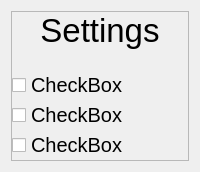
                  <widget class="QWidget" name="page_settings">
                   <layout class="QVBoxLayout" name="verticalLayout_6">
                    <item>
                     <widget class="QFrame" name="frame_3">
                      <property name="minimumSize">
                       <size>
                        <width>0</width>
                        <height>150</height>
                       </size>
                      </property>
                      <property name="frameShape">
                       <enum>QFrame::StyledPanel</enum>
                      </property>
                      <property name="frameShadow">
                       <enum>QFrame::Raised</enum>
                      </property>
                      <layout class="QHBoxLayout" name="horizontalLayout_12">
                       <property name="spacing">
                        <number>0</number>
                       </property>
                       <property name="leftMargin">
                        <number>0</number>
                       </property>
                       <property name="topMargin">
                        <number>0</number>
                       </property>
                       <property name="rightMargin">
                        <number>0</number>
                       </property>
                       <property name="bottomMargin">
                        <number>0</number>
                       </property>
                       <item>
                        <layout class="QVBoxLayout" name="verticalLayout_18">
                         <item>
                          <widget class="QLabel" name="label_5">
                           <property name="font">
                            <font>
                             <pointsize>25</pointsize>
                            </font>
                           </property>
                           <property name="text">
                            <string>Settings</string>
                           </property>
                           <property name="alignment">
                            <set>Qt::AlignHCenter|Qt::AlignTop</set>
                           </property>
                          </widget>
                         </item>
                         <item>
                          <widget class="QCheckBox" name="checkBox_3">
                           <property name="font">
                            <font>
                             <pointsize>15</pointsize>
                            </font>
                           </property>
                           <property name="text">
                            <string>CheckBox</string>
                           </property>
                          </widget>
                         </item>
                         <item>
                          <widget class="QCheckBox" name="checkBox_2">
                           <property name="font">
                            <font>
                             <pointsize>15</pointsize>
                            </font>
                           </property>
                           <property name="text">
                            <string>CheckBox</string>
                           </property>
                          </widget>
                         </item>
                         <item>
                          <widget class="QCheckBox" name="checkBox">
                           <property name="font">
                            <font>
                             <pointsize>15</pointsize>
                            </font>
                           </property>
                           <property name="text">
                            <string>CheckBox</string>
                           </property>
                          </widget>
                         </item>
                        </layout>
                       </item>
                       <item>
                        <layout class="QVBoxLayout" name="verticalLayout_19"/>
                       </item>
                      </layout>
                     </widget>
                    </item>
                   </layout>
                  </widget>
